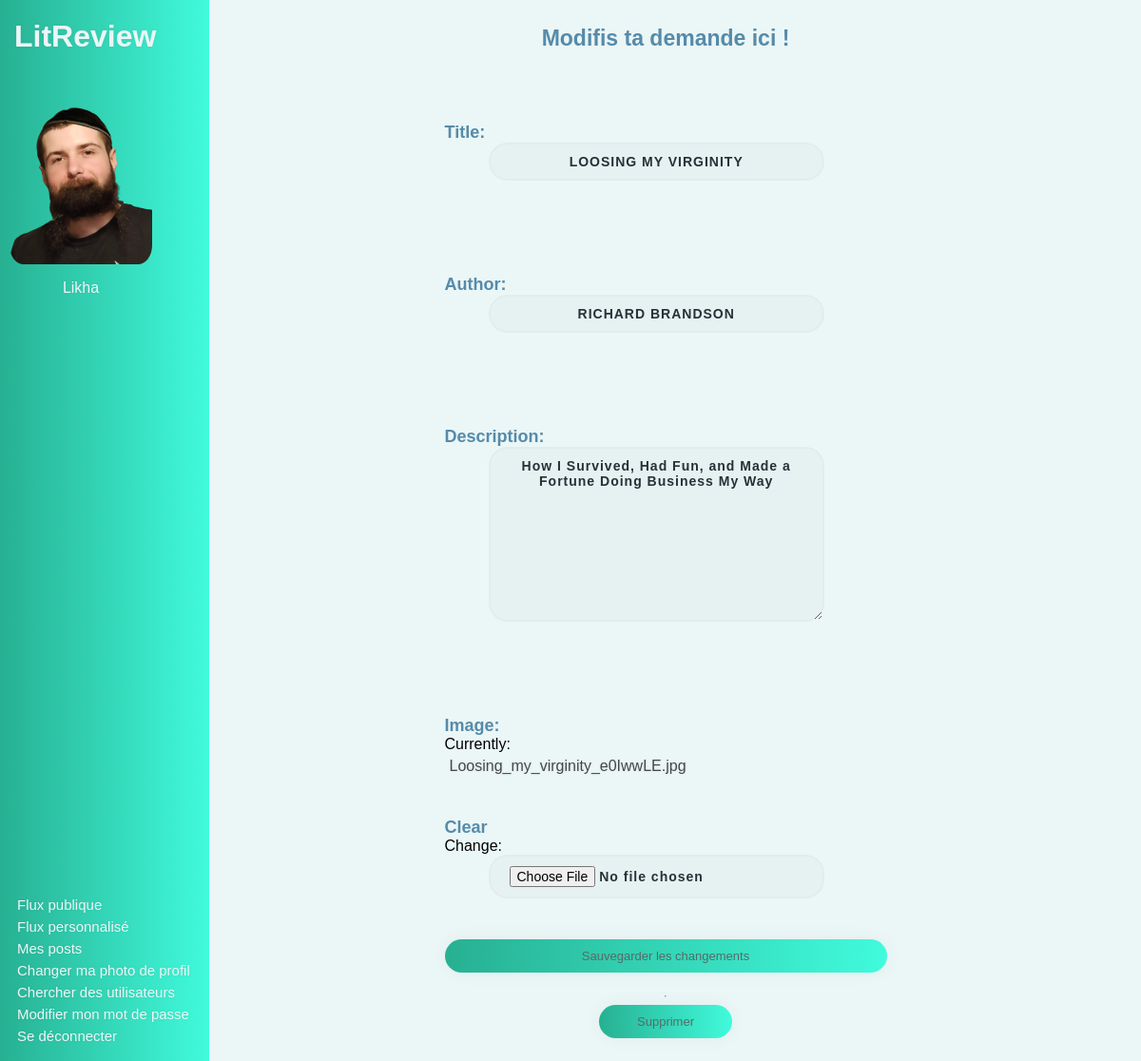
Before: /ticket/modify/9/ (signed in) with the older database file.
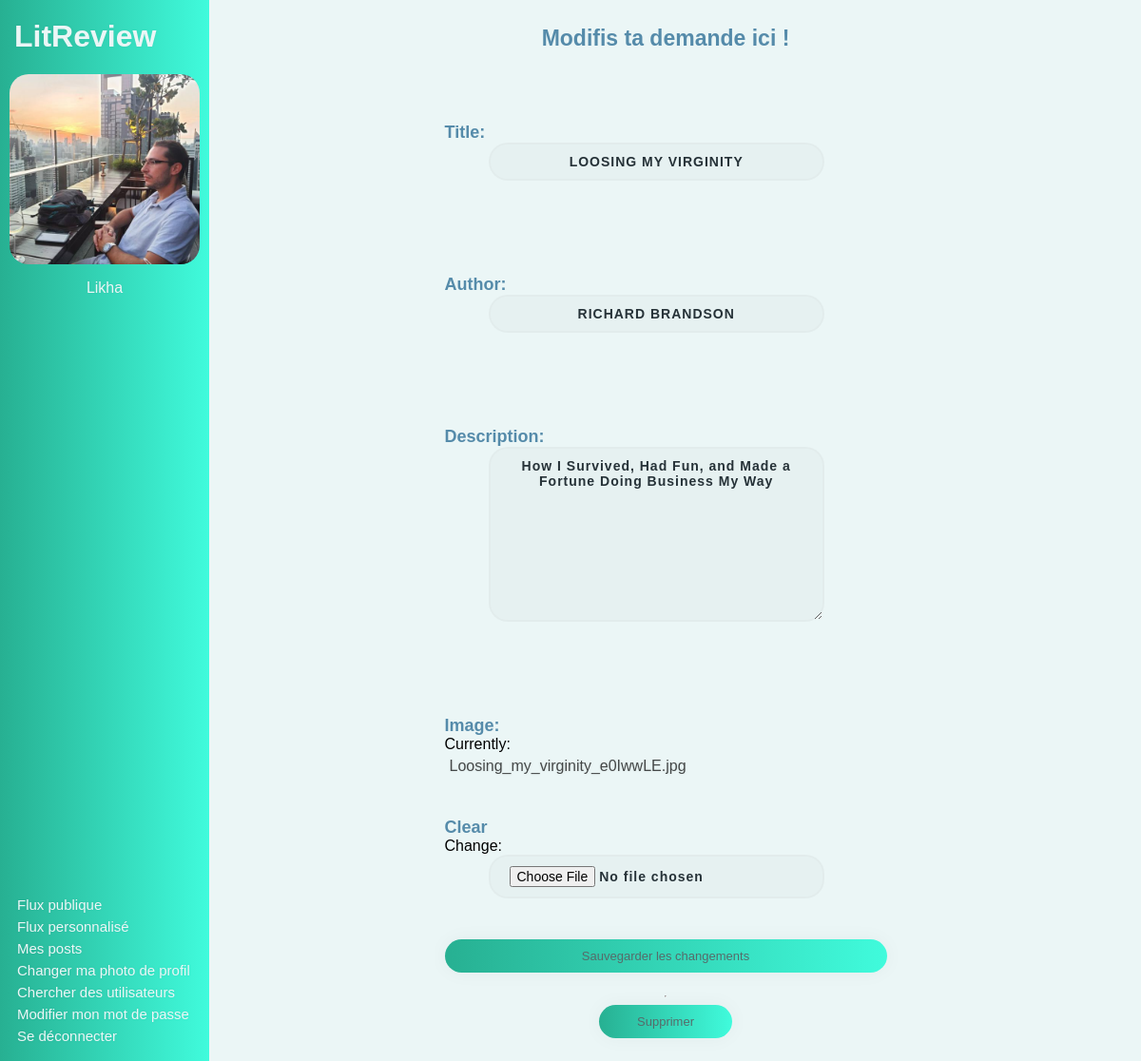
After: the same page with the newer database file.
### authentication/models.py (models this page shows, shortened)
class User(AbstractUser):
    profile_picture = models.ImageField(
        verbose_name='image', null=True, blank=True)
    followed_users = models.ManyToManyField(
        settings.AUTH_USER_MODEL, through='UserFollow', symmetrical=False)
    IMAGE_MAX_SIZE = (500, 500)

### review/views.py (the view, shortened to what this page needs)
class TicketModify(LoginRequiredMixin, View):
    def get(self, request, ticket_id):
        self.ticket = get_object_or_404(models.Ticket, id=ticket_id)
        edit_form = forms.TicketForm(instance=self.ticket)
        delete_form = forms.DeleteTicketForm()
        return render(
            request,
            'review/ticket_modify.html',
            context={
                'edit_form': edit_form,
                'delete_form': delete_form
            }
        )

### review/forms.py
class TicketForm(forms.ModelForm):
    edit_ticket = forms.BooleanField(widget=forms.HiddenInput, initial=True)
    class Meta:
        model = models.Ticket
        fields = [
            'title',
            'author',
            'description',
            'image'
        ]

class DeleteTicketForm(forms.Form):
    delete_ticket = forms.BooleanField(widget=forms.HiddenInput, initial=True)

### review/templates/review/ticket_modify.html (shortened to what this page needs)
{% extends 'base.html' %}
{% block content %}
    <h2>Modifis ta demande ici !</h2>
    <form method="post"  enctype='multipart/form-data' class="modify_form">
        {{ edit_form.as_p }}
        <button type="submit">Sauvegarder les changements</button>
    </form>
    <hr>
    <form method="post">
        <button type="submit">Supprimer</button>
    </form>
{% endblock content %}

### templates/base.html (shortened to what this page needs)
{% load static %}
<html>
    <head>
        <link rel="stylesheet" href="{% static 'style.css' %}">
    </head>
    <body>
        <header>
            <div id="top_left">
                <a href="{% url 'flux' %}" id='header_title'><h1>LitReview</h1></a>
                {% if user.is_authenticated %}
                <div class="profile_infos">
                        <a href="{% url 'flux-self' %}">
                            <div id="user_icon">
                                {% if user.profile_picture %}
                                    <img class="avatar" src='{{ user.profile_picture.url }}'>
                                {% else %}
                                    <img class="avatar" src="{% static 'images/default_profile.jpg'%}">
                                {% endif %}
                                    <p id='username'>{{ user.username }}</p>
                            </div>
                        </a>
                </div>
            </div>
                <div id='navigation'>
                    <ul id='list_header'>
                        <li class='puces_header'><a href="{% url 'flux' %}">Flux publique</a></li>
                        <li class='puces_header'><a href="{% url 'flux-perso' %}">Flux personnalisé</a></li>
                        <li class='puces_header'><a href="{% url 'flux-self' %}">Mes posts</a></li>
                        <li class='puces_header'><a href="{% url 'profile-picture-change' %}">Changer ma photo de profil</a></li>
                        <li class='puces_header'><a href="{% url 'follow-user' 'follow' 0 %}">Chercher des utilisateurs</a></li>
                        <li class='puces_header'><a href="{% url 'password-change' %}">Modifier mon mot de passe</a></li>
                        <li class='puces_header'><a href="{% url 'logout' %}">Se déconnecter</a></li>
                    </ul>
                </div>
                {% endif %}
        </header>
        <main>
            {% block content %}{% endblock content %}
        </main>
    </body>
</html>

Changed rows visible on the page:
changed User "Likha": profile_picture: a different picture
